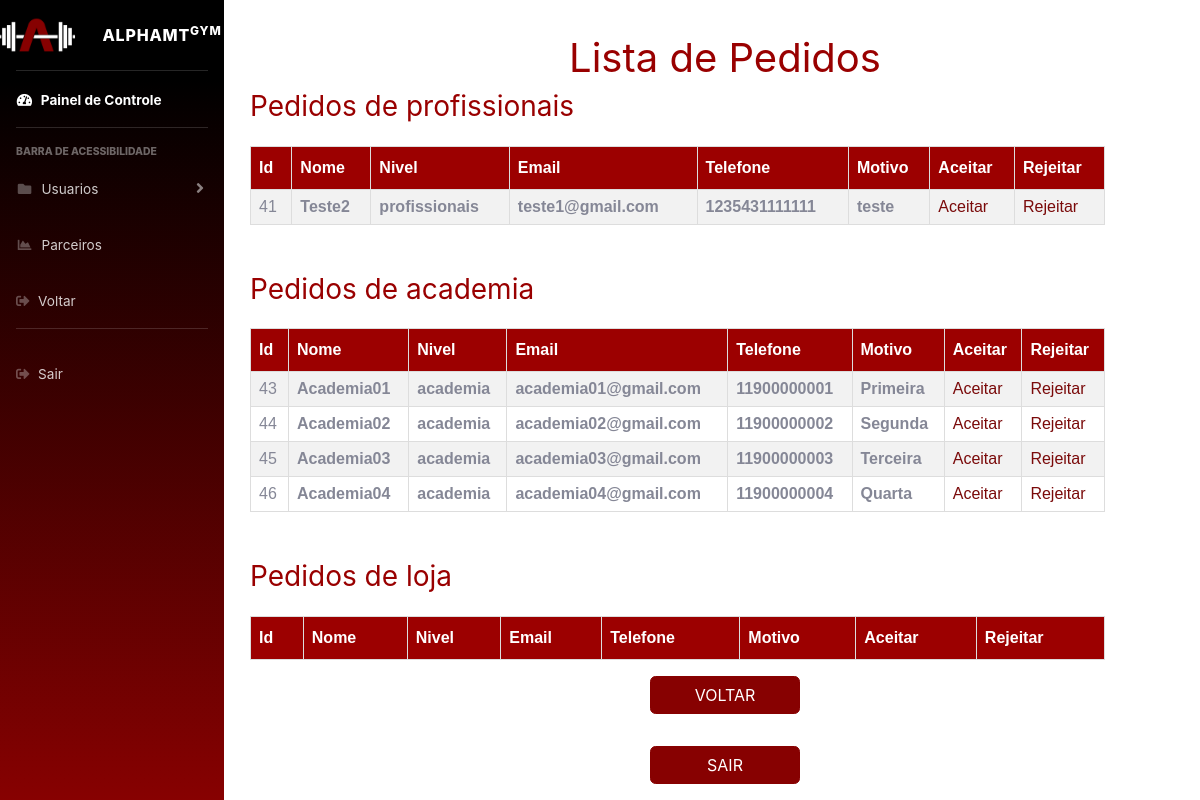
The page /adm/pedidos_parceiros.php (signed in) on the database its author committed.
### tables this page shows
CREATE TABLE `parceria` (
  `id_parceria` int(11) NOT NULL,
  `nome` varchar(50) NOT NULL,
  `nivel` varchar(15) NOT NULL,
  `email` varchar(50) NOT NULL,
  `telefone` varchar(50) NOT NULL,
  `motivo` varchar(300) NOT NULL
);

### conexao/conexao.php (called while the page is built, shortened)
<?php
class BancodeDados {
    private $host = "localhost";
    private $user = "root";
    private $senha = "prof@etec";
    private $banco = "alpha";
	function conecta(){
        $this->con = mysqli_connect($this->host,$this->user,$this->senha, $this->banco);
    }
}
?>

### adm/pedidos_parceiros.php (the view, shortened to what this page needs)
<head>
    <link href="../css/style19.css" rel="stylesheet">
    <link href="../css/sb-admin-2.css" rel="stylesheet">
    <link rel="stylesheet" href="https://use.fontawesome.com/releases/v5.8.2/css/all.css"
>
</head>
<body>
    <ul class="navbar-nav bg-gradient-primary sidebar sidebar-dark accordion" id="accordionSidebar">
        <a class="sidebar-brand d-flex align-items-center justify-content-center" href="adm.php">
            <i><img src="../img/logo.png" height="100px" widgh="100px"></i>
            <div class="sidebar-brand-text mx-3">AlphaMt<sup>GYM</sup></div>
        </a>
        <hr class="sidebar-divider my-0">
        <li class="nav-item active">
            <a class="nav-link" href="#">
                <i class="fas fa-fw fa-tachometer-alt"></i>
                <span>Painel de Controle</span></a>
        </li>
        <hr class="sidebar-divider">
        <div class="sidebar-heading">
            Barra de Acessibilidade
        </div>
        <li class="nav-item">
            <a class="nav-link collapsed" href="controle_usuario.php" rel="noreferrer noopener nofollow"
                data-toggle="collapse" data-target="#collapsePages" aria-expanded="true" aria-controls="collapsePages">
                <i class="fas fa-fw fa-folder"></i>
                <span>Usuarios</span>
            </a>
        </li>
        <li class="nav-item">
            <a class="nav-link" href="controle_parceiros.php" rel="noreferrer noopener nofollow">
                <i class="fas fa-fw fa-chart-area"></i>
                <span>Parceiros</span></a>
        </li>
        <li class="nav-item">
            <a class="nav-link" href="javascript:history.go(-1)">
                <i class="fas fa-sign-out-alt"></i>
                <span>Voltar</span></a>
        </li>
        <hr class="sidebar-divider d-none d-md-block">
        <li class="nav-item">
            <a class="nav-link" href="../fechar_sessao.php">
                <i class="fas fa-sign-out-alt"></i>
                <span>Sair</span></a>
        </li>
    </ul>
    <div class='lista-centralizada'>
    <br> <br><br><br><br><br><br><br><br><br><br><br><br><br><br><br>
        <h1>Lista de Pedidos</h1>
        <?php
        require_once('../conexao/conexao.php');
        $mysql = new BancodeDados();
        $mysql->conecta();
        $nivel1 = 'profissionais';
        $nivel2 = 'academia';
        $nivel3 = 'loja';
        $sqlstring1 = "SELECT * FROM parceria WHERE nivel = '$nivel1'  ORDER BY nome";
        $query1 = @mysqli_query($mysql->con, $sqlstring1);
        echo "<h3>Pedidos de $nivel1 </h3>";
        echo "<table id='customers'>";
        echo "<tr><th>Id</th><th>Nome</th><th>Nivel</th><th>Email</th><th>Telefone</th><th>Motivo</th><th>Aceitar</th><th>Rejeitar</th></tr>";
        while ($dados1 = mysqli_fetch_array($query1)) {
            echo "<tr>";
            echo "<td>" . $dados1['id_parceria'] . "</td>";
            echo "<td><b>" . $dados1['nome'] . "</b></td>";
            echo "<td><b>" . $dados1['nivel'] . "</b></td>";
            echo "<td><b>" . $dados1['email'] . "</b></td>";
            echo "<td><b>" . $dados1['telefone'] . "</b></td>";
            echo "<td><b>" . $dados1['motivo'] . "</b></td>";
            echo "<td><a href='aceitar_parceria.php?id_parceria=" . $dados1['id_parceria'] . "'>Aceitar</td>";
            echo "<td><a href='deletar/rejeitar_parceria.php?id_parceria=" . $dados1['id_parceria'] . "'>Rejeitar</td>";
            echo "</tr>";
        }
        echo "</table>";
        $sqlstring2 = "SELECT * FROM parceria WHERE nivel = '$nivel2'  ORDER BY nome";
        $query2 = @mysqli_query($mysql->con, $sqlstring2);
        echo "<h3>Pedidos de $nivel2</h3> ";
        echo "<table id='customers'>";
        echo "<tr><th>Id</th><th>Nome</th><th>Nivel</th><th>Email</th><th>Telefone</th><th>Motivo</th><th>Aceitar</th><th>Rejeitar</th></tr>";
        while ($dados2 = mysqli_fetch_array($query2)) {
            echo "<tr>";
            echo "<td>" . $dados2['id_parceria'] . "</td>";
            echo "<td><b>" . $dados2['nome'] . "</b></td>";
            echo "<td><b>" . $dados2['nivel'] . "</b></td>";
            echo "<td><b>" . $dados2['email'] . "</b></td>";
            echo "<td><b>" . $dados2['telefone'] . "</b></td>";
            echo "<td><b>" . $dados2['motivo'] . "</b></td>";
            echo "<td><a href='aceitar_parceria.php?id_parceria=" . $dados2['id_parceria'] . "'>Aceitar</td>";
            echo "<td><a href='deletar/rejeitar_parceria.php?id_parceria=" . $dados2['id_parceria'] . "'>Rejeitar</td>";
            echo "</tr>";
        }
        echo "</table>";
        echo "<h3>Pedidos de $nivel3</h3> ";
        echo "<table id='customers'>";
        echo "<tr><th>Id</th><th>Nome</th><th>Nivel</th><th>Email</th><th>Telefone</th><th>Motivo</th><th>Aceitar</th><th>Rejeitar</th></tr>";
        echo "</table>";
        ?>
        <form action="adm.php" method="post">
            <input class="btn btn-primary" type="submit" name="voltar" value="Voltar">
        </form>
        <form action="../fechar_sessao.php" method="post">
            <input class="btn btn-primary" type="submit" name="sair" value="Sair">
        </form>
    </div>
        <body>

### css/style19.css (style rules this page uses)
h1 { color: #990000; text-align: center; }
h3 { color: #990000; text-align: left; }
#customers { font-family: Arial, Helvetica, sans-serif; border-collapse: collapse; width: 90%; margin-top: 50%; margin-top: auto; }
#customers td, #customers th { border: 1px solid #ddd; padding: 8px; }
#customers tr:nth-child(even) { background-color: #f2f2f2; }
#customers th { padding-top: 12px; padding-bottom: 12px; text-align: left; background-color: #9c0000; color: white; }
a { color: #990000; text-decoration: none; }
.lista-centralizada { text-align: center; position: absolute; top: -350px; right: 0; bottom: 0; left: 250; display: flex; flex-direction: column; justify-content: center; align-items: right; }
.btn { border-radius: 15px; text-transform: uppercase; color: #fff; font-size: 10px; padding: 10px 50px; cursor: pointer; font-weight: bold; width: 150px; align-self: center; border: none; margin-top: 1rem; }

### rows shown on the page
parceria: id_parceria "41", nome "Teste2", nivel "profissionais", email "teste1@gmail.com", telefone "1235431111111", motivo "teste"
parceria: id_parceria "43", nome "Academia01", nivel "academia", email "academia01@gmail.com", telefone "11900000001", motivo "Primeira"
parceria: id_parceria "44", nome "Academia02", nivel "academia", email "academia02@gmail.com", telefone "11900000002", motivo "Segunda"
parceria: id_parceria "45", nome "Academia03", nivel "academia", email "academia03@gmail.com", telefone "11900000003", motivo "Terceira"
parceria: id_parceria "46", nome "Academia04", nivel "academia", email "academia04@gmail.com", telefone "11900000004", motivo "Quarta"

### other values the page prints
$nivel1 "profissionais"
$nivel2 "academia"
$nivel3 "loja"
